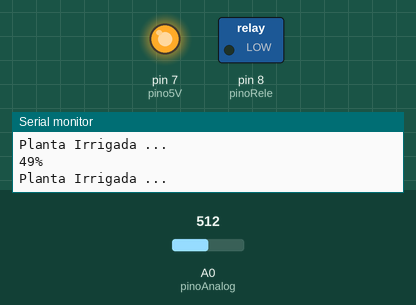
This sketch was run on a simulated Arduino Uno, built with avr-gcc and run on an emulated ATmega328P. Parts: switched loads named in the sketch (green lamp = pin HIGH), output pins drawn as LEDs (lit = HIGH), the last lines printed to the serial monitor. Inputs (shaded band) come from the test bench; at power-on: A0 (pinoAnalog) = 512.

Above: at 1.8 s.
1.9 s: A0 (pinoAnalog) set to 544
3.4 s: A0 (pinoAnalog) set to 567
At 4.9 s:
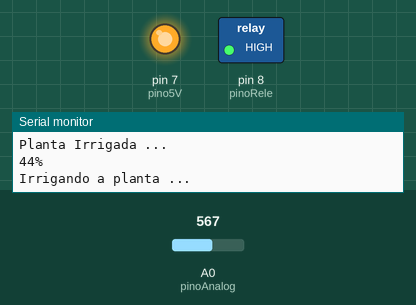
5.5 s: A0 (pinoAnalog) set to 511
At 6.5 s:
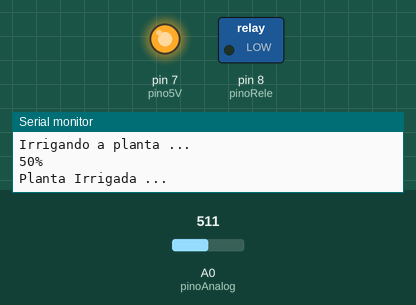
7.5 s: A0 (pinoAnalog) set to 716
At 9.3 s:
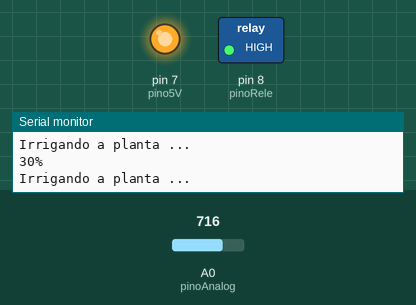
Timing chart, 0 to 10.5 s (numbered marks = the images above; inputs shaded):
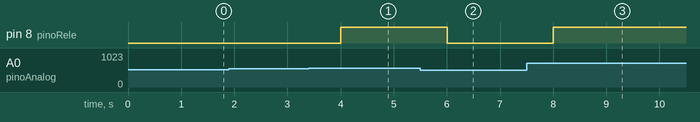

Measured:
- the behaviour switches between 552 and 553 on A0 (pinoAnalog) (found by bisection; images 0 and 1)
- after the input at 3.4 s, pin 8 (pinoRele): LOW → HIGH after 0.60 s
- after the input at 5.5 s, pin 8 (pinoRele): HIGH → LOW after 0.50 s
- after the input at 7.5 s, pin 8 (pinoRele): LOW → HIGH after 0.50 s

The sketch:

AGRINHO2023.ino
```cpp
#define pinoAnalog A0
#define pinoRele 8
#define pino5V 7

int ValAnalogIn;

void setup() {
Serial.begin(9600);
Serial.println("www.usinainfo.com.br");
pinMode(pinoRele, OUTPUT);
pinMode(pino5V, OUTPUT);
digitalWrite(pino5V, HIGH);
}

void loop() {
ValAnalogIn = analogRead(pinoAnalog);
int Porcento = map(ValAnalogIn, 1023, 0, 0, 100);

Serial.print(Porcento);
Serial.println("%");

if (Porcento <= 45) {
Serial.println("Irrigando a planta ...");
digitalWrite(pinoRele, HIGH);
}

else { // Se não ...
Serial.println("Planta Irrigada ...");
digitalWrite(pinoRele, LOW); //
}
delay (1000); // Estabelece o tempo de 1s para reinicializar a leitura
}
```
